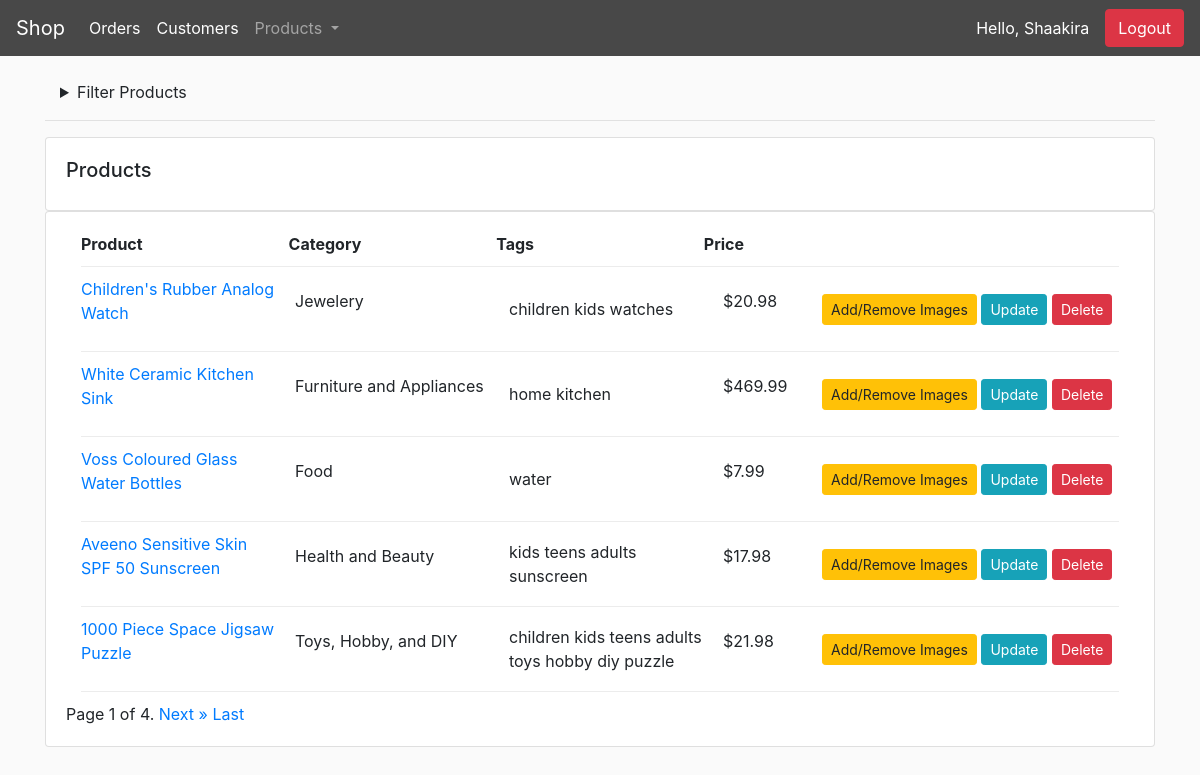
The app's page /staff/products/ (signed in) with its own data.
### store/models.py (models this page shows, shortened)
class Product(models.Model):
	name = models.CharField(max_length=200)
	description = models.TextField()
	featured = models.ImageField(null=True)
	price = models.DecimalField(max_digits=100, decimal_places=2,null=True)
	digital = models.BooleanField(default=False,null=True, blank=True)
	date_created = models.DateTimeField(auto_now_add=True, null=True)
	category = models.ForeignKey(Category, null=True, blank=True, on_delete=models.SET_NULL, related_name="category")
	tag = models.ManyToManyField(Tag, blank=True, related_name="tags")
	in_cart = models.BooleanField(default=False,null=True, blank=True)
	in_fav = models.BooleanField(default=False,null=True, blank=True)

class Category(models.Model):
	name = models.CharField(max_length=200)
	def __str__(self):
		return self.name

class Tag(models.Model):
	name = models.CharField(max_length=200)
	def __str__(self):
		return self.name

### staff/views.py (the view)
# urls.py: path('staff/products/', views.products, name="products"),
@staff_member_required(login_url='staff:login')
def products(request):
    products = Product.objects.all().order_by('-date_created')
    filterProduct = ProductFilter(request.GET, queryset=products)
    products = filterProduct.qs
    paginatedProduct = Paginator(filterProduct.qs, 5)
    product_page_number = request.GET.get('page')
    product_page_obj = paginatedProduct.get_page(product_page_number)
    context = {
        'products': products,
        'filterProduct': filterProduct,
        'product_page_obj': product_page_obj
    }
    return render(request, 'staff/products.html', context)

### staff/templatetags/staff_extras.py (called while the page is built)
@register.simple_tag
def filtered_pagination(value, field_name, urlencode=None):
    url = '?{}={}'.format(field_name, value)
    if urlencode:
        querystring = urlencode.split('&')
        filtered_querystring = filter(lambda p: p.split('=')[0] != field_name, querystring)
        encoded_querystring = '&'.join(filtered_querystring)
        url = '{}&{}'.format(url, encoded_querystring)
    return url

### staff/templates/staff/products.html (shortened to what this page needs)
{% extends 'staff/layout.html' %}
{% load static %}
{% block body %}
    {% load staff_extras %}
    <div class="row">
        <div class="col-md">
            <div class="col">
                <details>
                    <summary>Filter Products</summary>
                </details>
            </div>
            <hr>
            <div class="card card-body">
                <h5>Products</h5>
            </div>
            <div class="card card-body">
                <div class="box-element col-lg-12">
                    <div class="cart-row">
                        <div style="flex:2"><strong>Product</strong></div>
                        <div style="flex:2"><strong>Category</strong></div>
                        <div style="flex:2"><strong>Tags</strong></div>
                        <div style="flex:1"><strong>Price</strong></div>
                    </div>
                    {% for product in product_page_obj %}
                        <div class="cart-row">
                            <div style="flex:2; margin-right: 1em;"><p><a href="{% url 'staff:product-details' product.id %}">{{ product.name }}</a></p></div>
                            <div style="flex:2; margin-right: 1em;"><p>{{ product.category }}</p></div>
                            <div style="flex:2; margin-right: 1em;">
                                {% for tag in product.tag.all %}
                                    <span>{{tag}}</span>
                                {% endfor %}
                            </div>
                            <div style="flex:1"><p>${{ product.price }}</p></div>
                            <div style="flex:3">
                                <a class="btn btn-sm btn-warning" href="{% url 'staff:add-images' product.id %}">Add/Remove Images</a>
                                <a class="btn btn-sm btn-info" href="{% url 'staff:update-product' product.id %}">Update</a>
						        <a class="btn btn-sm btn-danger" href="{% url 'staff:delete-product' product.id %}">Delete</a>
                            </div>
                        </div>
                    {% endfor %}
            </div>
            <div class="pagination">
                <span class="step-links">
                    <span class="current">
                        Page {{ product_page_obj.number }} of {{ product_page_obj.paginator.num_pages }}.
                    </span>
                    {% if product_page_obj.has_next %}
                        <a href="{% filtered_pagination product_page_obj.next_page_number 'page' request.GET.urlencode %}">Next</a>
                        <a href="{% filtered_pagination product_page_obj.paginator.num_pages 'page' request.GET.urlencode %}">&raquo; Last</a>
                    {% endif %}
                </span>
            </div>
        </div>
    </div>
{% endblock %}

### staff/templates/staff/layout.html (shortened to what this page needs)
<!DOCTYPE html>
{% load static %}
<html>
    <head>
        <link rel="stylesheet" href="https://stackpath.bootstrapcdn.com/bootstrap/4.5.2/css/bootstrap.min.css">
        <link rel="stylesheet" type="text/css" href="{% static 'staff/css/staff_main.css' %}">
    </head>
    <body>
        <nav class="navbar sticky-top navbar-expand-lg navbar-dark bg-dark">
            <a class="navbar-brand" href="{% url 'store:index' %}">Shop</a>
            <div class="collapse navbar-collapse" id="navbarSupportedContent">
                <ul class="navbar-nav mr-auto">
                    <li class="nav-item active">
                        <a class="nav-link" href="{% url 'staff:index' %}">Orders<span class="sr-only">(current)</span></a>
                    </li>
                    <li class="nav-item active">
                        <a class="nav-link" href="{% url 'staff:customers' %}">Customers</a>
                    </li>
                    <li class="nav-item dropdown">
                        <a class="nav-link dropdown-toggle" href="#" id="navbarDropdown" role="button" data-toggle="dropdown" aria-haspopup="true" aria-expanded="false">
                          Products
                        </a>
                    </li>
                </ul>
            </div>
            {% if user.is_authenticated %}
                        <li style="list-style: none; color: white; padding-right: 1em;">Hello, {{ request.user.first_name }}</li>
                        <a class="btn btn-danger" style="color: white;" href="{% url 'staff:logout' %}">Logout</a>
                    {% endif %}
        </nav>
        <div class="container">
            <br>
            {% block body %}{% endblock %}
        </div>
    </body>
</html>

### staff/static/staff/css/staff_main.css (style rules this page uses)
body { background-color: hsl(0, 0%, 98%); box-sizing: border-box; padding: 0; }
.bg-dark { background-color: #484848!important; }
.cart-row { display: flex; align-items: center; align-content: flex-start; padding-bottom: 0.625rem; margin-bottom: 0.625rem; border-bottom: 0.0625rem solid #ececec; }
.active { opacity: 1; }

### records on screen
Product: name "Children's Rubber Analog Watch", category "Jewelery", price "20.98"
Tag: name "children"
Tag: name "kids"
Tag: name "watches"
Product: name "White Ceramic Kitchen Sink", category "Furniture and Appliances", price "469.99"
Tag: name "home"
Tag: name "kitchen"
Product: name "Voss Coloured Glass Water Bottles", category "Food", price "7.99"
Tag: name "water"
Product: name "Aveeno Sensitive Skin SPF 50 Sunscreen", category "Health and Beauty", price "17.98"
Tag: name "teens"
Tag: name "adults"
Tag: name "sunscreen"
Product: name "1000 Piece Space Jigsaw Puzzle", category "Toys, Hobby, and DIY", price "21.98"
Tag: name "toys"
Tag: name "hobby"
Tag: name "diy"
Tag: name "puzzle"

### other values on screen
{{ request.user.first_name }} "Shaakira"
{{ product_page_obj.number }} "1"
{{ product_page_obj.paginator.num_pages }} "4"
